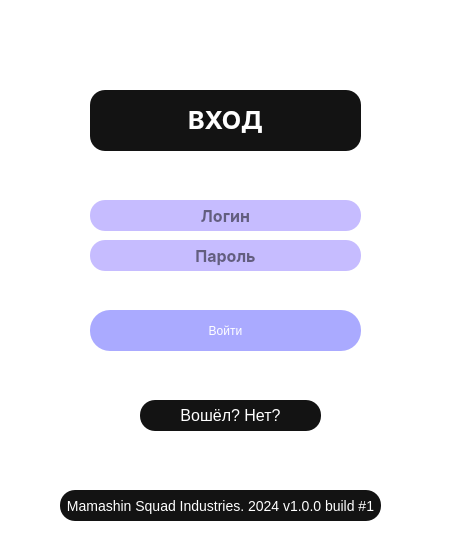
<?xml version="1.0" encoding="UTF-8"?>
<ui version="4.0">
 <class>MainWindow</class>
 <widget class="QMainWindow" name="MainWindow">
  <property name="enabled">
   <bool>true</bool>
  </property>
  <property name="geometry">
   <rect>
    <x>0</x>
    <y>0</y>
    <width>451</width>
    <height>538</height>
   </rect>
  </property>
  <property name="sizePolicy">
   <sizepolicy hsizetype="Minimum" vsizetype="Minimum">
    <horstretch>0</horstretch>
    <verstretch>0</verstretch>
   </sizepolicy>
  </property>
  <property name="maximumSize">
   <size>
    <width>451</width>
    <height>538</height>
   </size>
  </property>
  <property name="cursor">
   <cursorShape>IBeamCursor</cursorShape>
  </property>
  <property name="windowTitle">
   <string>Auth</string>
  </property>
  <property name="windowOpacity">
   <double>0.990000000000000</double>
  </property>
  <property name="styleSheet">
   <string notr="true">QWidget {
  background-color: rgba(255, 255, 255, 0.5); /* белый цвет с 50% прозрачностью */
}</string>
  </property>
  <widget class="QWidget" name="centralwidget">
   <property name="sizePolicy">
    <sizepolicy hsizetype="Fixed" vsizetype="Fixed">
     <horstretch>45</horstretch>
     <verstretch>45</verstretch>
    </sizepolicy>
   </property>
   <property name="autoFillBackground">
    <bool>false</bool>
   </property>
   <property name="styleSheet">
    <string notr="true">QWidget {
  background: url(:/background/3exXqXqqT4U.jpg);
  background-repeat: no-repeat;
  background-position: center;
  background-attachment: fixed;
}


QLabel {
	background: none;
}

QLineEdit {
	background: none;
	background-color: rgb(198, 188, 255);
	border-radius: 15px;
}

QPushButton {
	background: none;
	background-color: rgb(170, 170, 255);
	border-radius: 20px;
	color: #fff;
}
QPushButton:hover {
	background-color: rgb(123, 123, 184);
}
QPushButton:pressed {
	background-color: rgb(146, 148, 255);
}</string>
   </property>
   <widget class="QLabel" name="label">
    <property name="enabled">
     <bool>true</bool>
    </property>
    <property name="geometry">
     <rect>
      <x>90</x>
      <y>90</y>
      <width>271</width>
      <height>61</height>
     </rect>
    </property>
    <property name="font">
     <font>
      <family>SF Pro Display</family>
      <pointsize>-1</pointsize>
      <weight>75</weight>
      <bold>true</bold>
     </font>
    </property>
    <property name="focusPolicy">
     <enum>Qt::ClickFocus</enum>
    </property>
    <property name="layoutDirection">
     <enum>Qt::LeftToRight</enum>
    </property>
    <property name="autoFillBackground">
     <bool>false</bool>
    </property>
    <property name="styleSheet">
     <string notr="true">font-size: 25px;
text-align: center;
position: center;
color: #fff;
background-color: #131313;
border-radius: 15px;</string>
    </property>
    <property name="text">
     <string>ВХОД</string>
    </property>
    <property name="alignment">
     <set>Qt::AlignCenter</set>
    </property>
   </widget>
   <widget class="QLineEdit" name="lineEdit">
    <property name="geometry">
     <rect>
      <x>90</x>
      <y>200</y>
      <width>271</width>
      <height>31</height>
     </rect>
    </property>
    <property name="font">
     <font>
      <family>SF Pro Display</family>
      <pointsize>12</pointsize>
      <weight>75</weight>
      <bold>true</bold>
     </font>
    </property>
    <property name="inputMask">
     <string/>
    </property>
    <property name="text">
     <string/>
    </property>
    <property name="maxLength">
     <number>32</number>
    </property>
    <property name="alignment">
     <set>Qt::AlignCenter</set>
    </property>
    <property name="dragEnabled">
     <bool>false</bool>
    </property>
    <property name="placeholderText">
     <string comment="вапавпав" extracomment="12312312">Логин</string>
    </property>
    <property name="cursorMoveStyle">
     <enum>Qt::LogicalMoveStyle</enum>
    </property>
    <property name="clearButtonEnabled">
     <bool>true</bool>
    </property>
   </widget>
   <widget class="QLineEdit" name="lineEdit_2">
    <property name="geometry">
     <rect>
      <x>90</x>
      <y>240</y>
      <width>271</width>
      <height>31</height>
     </rect>
    </property>
    <property name="font">
     <font>
      <family>SF Pro Display</family>
      <pointsize>12</pointsize>
      <weight>75</weight>
      <bold>true</bold>
     </font>
    </property>
    <property name="cursor">
     <cursorShape>IBeamCursor</cursorShape>
    </property>
    <property name="layoutDirection">
     <enum>Qt::LeftToRight</enum>
    </property>
    <property name="inputMask">
     <string/>
    </property>
    <property name="text">
     <string/>
    </property>
    <property name="maxLength">
     <number>38</number>
    </property>
    <property name="frame">
     <bool>false</bool>
    </property>
    <property name="alignment">
     <set>Qt::AlignCenter</set>
    </property>
    <property name="readOnly">
     <bool>false</bool>
    </property>
    <property name="placeholderText">
     <string>Пароль</string>
    </property>
    <property name="cursorMoveStyle">
     <enum>Qt::LogicalMoveStyle</enum>
    </property>
    <property name="clearButtonEnabled">
     <bool>true</bool>
    </property>
   </widget>
   <widget class="QPushButton" name="pushButton">
    <property name="geometry">
     <rect>
      <x>90</x>
      <y>310</y>
      <width>271</width>
      <height>41</height>
     </rect>
    </property>
    <property name="text">
     <string>Войти</string>
    </property>
   </widget>
   <widget class="QLabel" name="label_2">
    <property name="geometry">
     <rect>
      <x>60</x>
      <y>490</y>
      <width>321</width>
      <height>31</height>
     </rect>
    </property>
    <property name="styleSheet">
     <string notr="true">font-size: 14px;
color: #fff;
background-color: #131313;
border-radius: 15px;</string>
    </property>
    <property name="text">
     <string>Mamashin Squad Industries. 2024 v1.0.0 build #1</string>
    </property>
    <property name="alignment">
     <set>Qt::AlignCenter</set>
    </property>
   </widget>
   <widget class="QLabel" name="label_3">
    <property name="geometry">
     <rect>
      <x>140</x>
      <y>400</y>
      <width>181</width>
      <height>31</height>
     </rect>
    </property>
    <property name="styleSheet">
     <string notr="true">font-size: 16px;
color: #fff;
background-color: #131313;
border-radius: 15px;
</string>
    </property>
    <property name="text">
     <string>Вошёл? Нет?</string>
    </property>
    <property name="alignment">
     <set>Qt::AlignCenter</set>
    </property>
   </widget>
  </widget>
 </widget>
 <resources>
  <include location="../../../Users/eva/Desktop/123.qrc"/>
 </resources>
 <connections/>
</ui>
